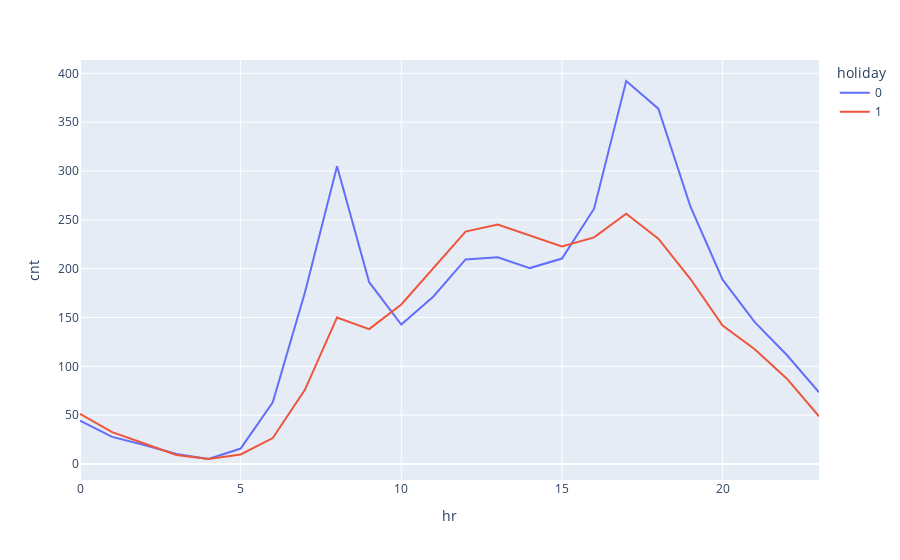

The cell this chart's notebook holds for it:
### Markdown cell above
### Veamos a holiday

### Code cell
df_0_6 = df_0[['holiday', 'hr', 'cnt']].groupby(['holiday', 'hr']).mean().reset_index()
px.line(df_0_6, x='hr', y='cnt', color='holiday')

### Figure 1 — Plotly figure (JSON) as saved in the notebook; plotly's stock layout.template omitted (floating-point values rounded to 4 significant figures)
{"data": [{"hovertemplate": "holiday=0<br>hr=%{x}<br>cnt=%{y}<extra></extra>", "legendgroup": "0", "line": {"color": "#636efa", "dash": "solid"}, "marker": {"symbol": "circle"}, "mode": "lines", "name": "0", "orientation": "v", "showlegend": true, "type": "scatter", "x": [0, 1, 2, 3, 4, 5, 6, 7, 8, 9, 10, 11, 12, 13, 14, 15, 16, 17, 18, 19, 20, 21, 22, 23], "xaxis": "x", "y": [44.53, 27.84, 19.57, 10.36, 5.189, 15.89, 63.27, 175.6, 304.9, 186.2, 142.8, 171.6, 209.5, 211.7, 200.6, 210.4, 261.4, 392.1, 363.8, 263.4, 188.8, 145.2, 111.6, 73.4], "yaxis": "y"}, {"hovertemplate": "holiday=1<br>hr=%{x}<br>cnt=%{y}<extra></extra>", "legendgroup": "1", "line": {"color": "#EF553B", "dash": "solid"}, "marker": {"symbol": "circle"}, "mode": "lines", "name": "1", "orientation": "v", "showlegend": true, "type": "scatter", "x": [0, 1, 2, 3, 4, 5, 6, 7, 8, 9, 10, 11, 12, 13, 14, 15, 16, 17, 18, 19, 20, 21, 22, 23], "xaxis": "x", "y": [51.43, 32.71, 21, 9.25, 5.308, 9.786, 26.64, 75.93, 150.1, 138.1, 163.4, 200.4, 238, 245.2, 234.1, 222.7, 232.1, 256.2, 230.6, 189.4, 141.8, 117.6, 87.43, 48.79], "yaxis": "y"}], "layout": {"legend": {"title": {"text": "holiday"}, "tracegroupgap": 0}, "margin": {"t": 60}, "xaxis": {"anchor": "y", "domain": [0, 1], "title": {"text": "hr"}}, "yaxis": {"anchor": "x", "domain": [0, 1], "title": {"text": "cnt"}}}}
